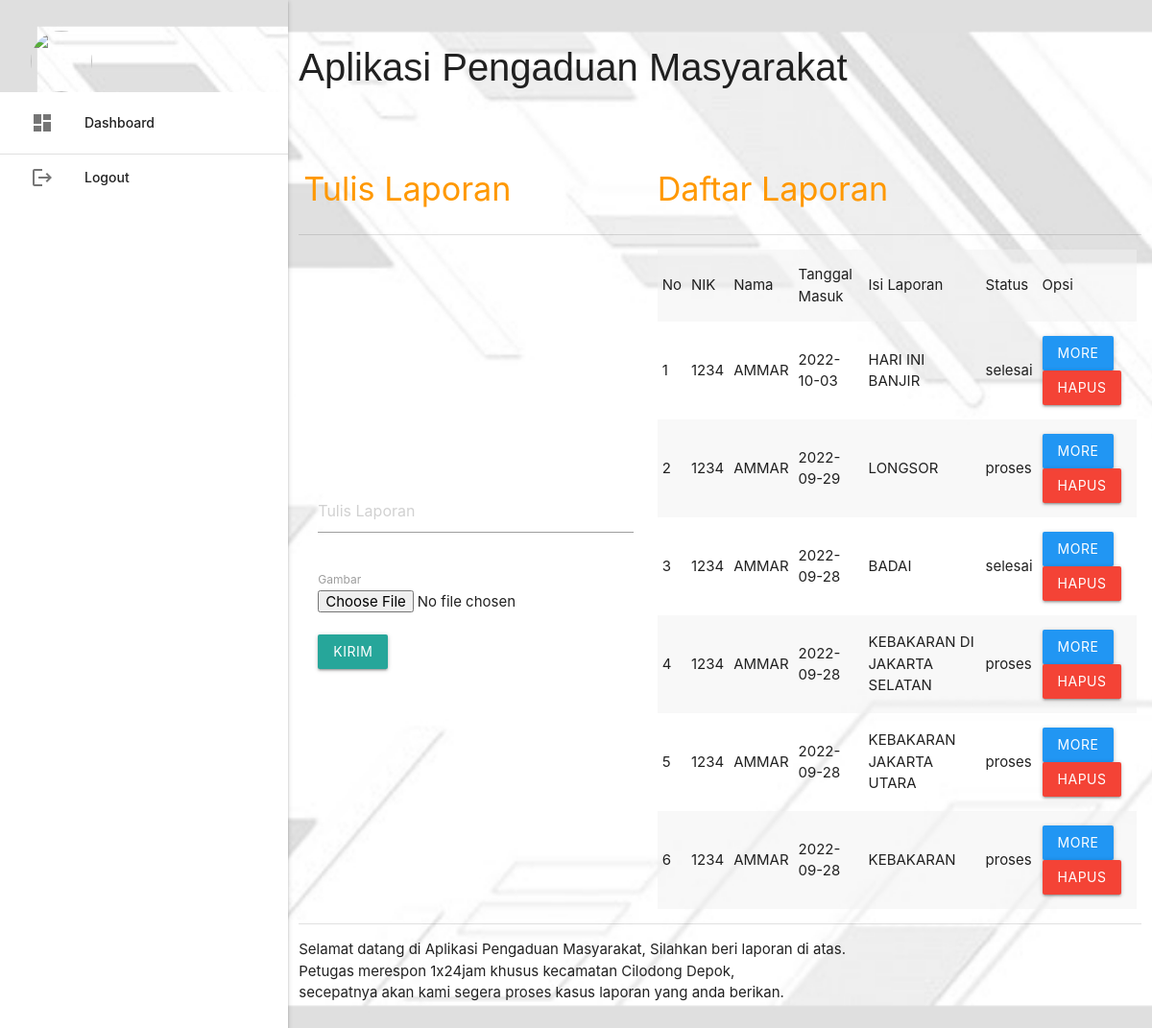
The app's page /masyarakat/ (signed in) with its own data.
### tables this page shows
CREATE TABLE `tanggapan` (
  `id_tanggapan` int(5) NOT NULL,
  `id_pengaduan` int(5) NOT NULL,
  `tgl_tanggapan` varchar(20) NOT NULL,
  `tanggapan` text NOT NULL,
  `id_petugas` int(5) NOT NULL
);

CREATE TABLE `masyarakat` (
  `id_masyarakat` int(5) NOT NULL,
  `nik` varchar(20) NOT NULL,
  `nama` varchar(25) NOT NULL,
  `username` varchar(25) NOT NULL,
  `password` varchar(25) NOT NULL,
  `telp` varchar(12) NOT NULL,
  `kecamatan` varchar(30) NOT NULL
);

CREATE TABLE `pengaduan` (
  `id_pengaduan` int(5) NOT NULL,
  `tgl_pengaduan` varchar(20) NOT NULL,
  `nik` varchar(16) NOT NULL,
  `isi_laporan` text NOT NULL,
  `foto` varchar(255) NOT NULL,
  `status` enum('proses','selesai') NOT NULL
);

### masyarakat/dashboard.php (the view, shortened to what this page needs)
<p style="font-size: 40px; font-family: sans-serif;">Aplikasi Pengaduan Masyarakat</p>
<?php
$id_nik = $_SESSION['nik'];
?>
<table class="responsive-table" border="2" style="width: 100%;">
	<tr>
		<td>
			<h4 class="orange-text hide-on-med-and-down">Tulis Laporan</h4>
		</td>
		<td>
			<h4 class="orange-text hide-on-med-and-down">Daftar Laporan</h4>
		</td>
	</tr>
	<tr>
		<td style="padding: 20px;">
			<form method="POST" enctype="multipart/form-data">
				<textarea class="materialize-textarea" name="laporan" placeholder="Tulis Laporan"></textarea><br><br>
				<label>Gambar</label>
				<input type="file" name="foto"><br><br>
				<input type="submit" name="kirim" value="Kirim" class="btn">
			</form>
		</td>
		<td>
			<table border="3" class="responsive-table striped highlight">
				<tr>
					<td>No</td>
					<td>NIK</td>
					<td>Nama</td>
					<td>Tanggal Masuk</td>
					<td>Isi Laporan</td>
					<td>Status</td>
					<td>Opsi</td>
				</tr>
				<?php
				$no = 1;
				$pengaduan = mysqli_query(
					$koneksi,
					"SELECT * FROM tanggapan RIGHT JOIN pengaduan ON tanggapan.id_pengaduan=pengaduan.id_pengaduan
				INNER JOIN masyarakat ON pengaduan.nik=masyarakat.nik
				LEFT JOIN petugas ON tanggapan.id_petugas=petugas.id_petugas
				WHERE pengaduan.nik=$id_nik ORDER BY pengaduan.id_pengaduan DESC"
				);
				while ($r = mysqli_fetch_assoc($pengaduan)) { ?>
					<tr>
						<td><?php echo $no++; ?></td>
						<td><?php echo $r['nik']; ?></td>
						<td><?php echo $r['nama']; ?></td>
						<td><?php echo $r['tgl_pengaduan']; ?></td>
						<td><?php echo $r['isi_laporan']; ?></td>
						<td><?php echo $r['status']; ?></td>
						<td>
							<a class="btn blue modal-trigger" href="#tanggapan&id_pengaduan=<?php echo $r['id_pengaduan'] ?>">More</a>
							<a class="btn red" onclick="return confirm('Anda Yakin Ingin Menghapus Y/N')" href="index.php?p=pengaduan_hapus&id_pengaduan=<?php echo $r['id_pengaduan'] ?>">Hapus</a>
						</td>
					</tr>
				<?php	}
				?>
			</table>
		</td>
	</tr>
</table>
<p>Selamat datang di Aplikasi Pengaduan Masyarakat, Silahkan beri laporan di atas.<br>
	Petugas merespon 1x24jam khusus kecamatan Cilodong Depok,<br>
	secepatnya akan kami segera proses kasus laporan yang anda berikan.</p>

### masyarakat/index.php (shortened to what this page needs)
<?php
include '../conn/koneksi.php';
?>
<!DOCTYPE html>
<html>
<head>
  <link type="text/css" rel="stylesheet" href="../css/materialize.min.css" media="screen,projection" />
  <link rel="stylesheet" href="https://cdnjs.cloudflare.com/ajax/libs/materialize/1.0.0/css/materialize.min.css">
  <link rel="stylesheet" type="text/css" href="https://cdn.datatables.net/1.10.19/css/jquery.dataTables.css">
</head>
<body style="background:url(../img/bg.jpg); background-size: cover;">
  <div class="row">
    <div class="col s12 m3">
      <ul id="slide-out" class="sidenav sidenav-fixed">
        <li>
          <div class="user-view">
            <div class="background">
              <img src="../img/bg.jpg">
            </div>
            <a href="#user"><img class="circle" src="https://cdn5.vectorstock.com/i/1000x1000/01/69/businesswoman-character-avatar-icon-vector-12800169.jpg"></a>
          </div>
        </li>
        <li><a href="index.php?p=dashboard"><i class="material-icons">dashboard</i>Dashboard</a></li>
        <li>
          <div class="divider"></div>
        </li>
        <li><a class="waves-effect" href="../index.php?p=logout"><i class="material-icons">logout</i>Logout</a></li>
      </ul>
      <a href="#" data-target="slide-out" class="btn sidenav-trigger"><i class="material-icons">menu</i></a>
    </div>
    <div class="col s12 m9">
      <?php
      if (@$_GET['p'] == "") {
        include_once 'dashboard.php';
      } elseif (@$_GET['p'] == "dashboard") {
        include_once 'dashboard.php';
      } elseif (@$_GET['p'] == "more") {
        include_once 'more.php';
      }
      ?>
    </div>
  </div>
</body>
</html>

### records on screen
tanggapan: masyarakat.nik "1234", masyarakat.nama "AMMAR", id_pengaduan.tgl_pengaduan "2022-10-03", id_pengaduan.isi_laporan "HARI INI BANJIR", id_pengaduan.status "selesai"
pengaduan: masyarakat.nik "1234", masyarakat.nama "AMMAR", tgl_pengaduan "2022-09-29", isi_laporan "LONGSOR", status "proses"
tanggapan: masyarakat.nik "1234", masyarakat.nama "AMMAR", id_pengaduan.tgl_pengaduan "2022-09-28", id_pengaduan.isi_laporan "BADAI", id_pengaduan.status "selesai"
pengaduan: masyarakat.nik "1234", masyarakat.nama "AMMAR", tgl_pengaduan "2022-09-28", isi_laporan "KEBAKARAN DI JAKARTA SELATAN", status "proses"
pengaduan: masyarakat.nik "1234", masyarakat.nama "AMMAR", tgl_pengaduan "2022-09-28", isi_laporan "KEBAKARAN JAKARTA UTARA", status "proses"
pengaduan: masyarakat.nik "1234", masyarakat.nama "AMMAR", tgl_pengaduan "2022-09-28", isi_laporan "KEBAKARAN", status "proses"
